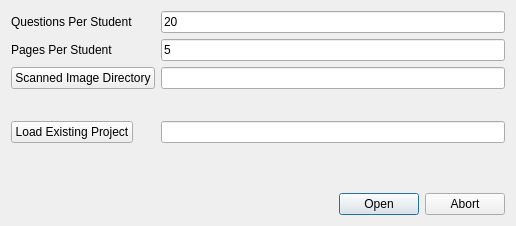
<?xml version="1.0" encoding="UTF-8"?>
<ui version="4.0">
 <class>StartupDialog</class>
 <widget class="QDialog" name="StartupDialog">
  <property name="windowModality">
   <enum>Qt::ApplicationModal</enum>
  </property>
  <property name="geometry">
   <rect>
    <x>0</x>
    <y>0</y>
    <width>516</width>
    <height>226</height>
   </rect>
  </property>
  <property name="sizePolicy">
   <sizepolicy hsizetype="Minimum" vsizetype="Minimum">
    <horstretch>0</horstretch>
    <verstretch>0</verstretch>
   </sizepolicy>
  </property>
  <property name="windowTitle">
   <string>Dialog</string>
  </property>
  <layout class="QVBoxLayout" name="verticalLayout_2">
   <item>
    <layout class="QFormLayout" name="formLayout">
     <property name="fieldGrowthPolicy">
      <enum>QFormLayout::ExpandingFieldsGrow</enum>
     </property>
     <item row="0" column="0">
      <widget class="QLabel" name="label">
       <property name="text">
        <string>Questions Per Student</string>
       </property>
      </widget>
     </item>
     <item row="0" column="1">
      <widget class="QLineEdit" name="questionsPerStudent">
       <property name="sizePolicy">
        <sizepolicy hsizetype="Expanding" vsizetype="Fixed">
         <horstretch>1</horstretch>
         <verstretch>0</verstretch>
        </sizepolicy>
       </property>
       <property name="text">
        <string>20</string>
       </property>
      </widget>
     </item>
     <item row="1" column="0">
      <widget class="QLabel" name="label_2">
       <property name="text">
        <string>Pages Per Student</string>
       </property>
      </widget>
     </item>
     <item row="1" column="1">
      <widget class="QLineEdit" name="pagesPerStudent">
       <property name="text">
        <string>5</string>
       </property>
      </widget>
     </item>
     <item row="2" column="0">
      <widget class="QPushButton" name="selectImageDirectory">
       <property name="text">
        <string>Scanned Image Directory</string>
       </property>
      </widget>
     </item>
     <item row="2" column="1">
      <widget class="QLineEdit" name="imageDirectory"/>
     </item>
     <item row="3" column="0">
      <spacer name="horizontalSpacer">
       <property name="orientation">
        <enum>Qt::Horizontal</enum>
       </property>
       <property name="sizeHint" stdset="0">
        <size>
         <width>40</width>
         <height>20</height>
        </size>
       </property>
      </spacer>
     </item>
     <item row="3" column="1">
      <spacer name="horizontalSpacer_2">
       <property name="orientation">
        <enum>Qt::Horizontal</enum>
       </property>
       <property name="sizeHint" stdset="0">
        <size>
         <width>40</width>
         <height>20</height>
        </size>
       </property>
      </spacer>
     </item>
     <item row="4" column="0">
      <widget class="QPushButton" name="loadExistingProject">
       <property name="text">
        <string>Load Existing Project</string>
       </property>
      </widget>
     </item>
     <item row="4" column="1">
      <widget class="QLineEdit" name="existingProject"/>
     </item>
    </layout>
   </item>
   <item>
    <widget class="QDialogButtonBox" name="buttonBox">
     <property name="orientation">
      <enum>Qt::Horizontal</enum>
     </property>
     <property name="standardButtons">
      <set>QDialogButtonBox::Abort|QDialogButtonBox::Open</set>
     </property>
    </widget>
   </item>
  </layout>
 </widget>
 <resources/>
 <connections>
  <connection>
   <sender>buttonBox</sender>
   <signal>accepted()</signal>
   <receiver>StartupDialog</receiver>
   <slot>accept()</slot>
   <hints>
    <hint type="sourcelabel">
     <x>248</x>
     <y>254</y>
    </hint>
    <hint type="destinationlabel">
     <x>157</x>
     <y>274</y>
    </hint>
   </hints>
  </connection>
  <connection>
   <sender>buttonBox</sender>
   <signal>rejected()</signal>
   <receiver>StartupDialog</receiver>
   <slot>reject()</slot>
   <hints>
    <hint type="sourcelabel">
     <x>316</x>
     <y>260</y>
    </hint>
    <hint type="destinationlabel">
     <x>286</x>
     <y>274</y>
    </hint>
   </hints>
  </connection>
 </connections>
</ui>
